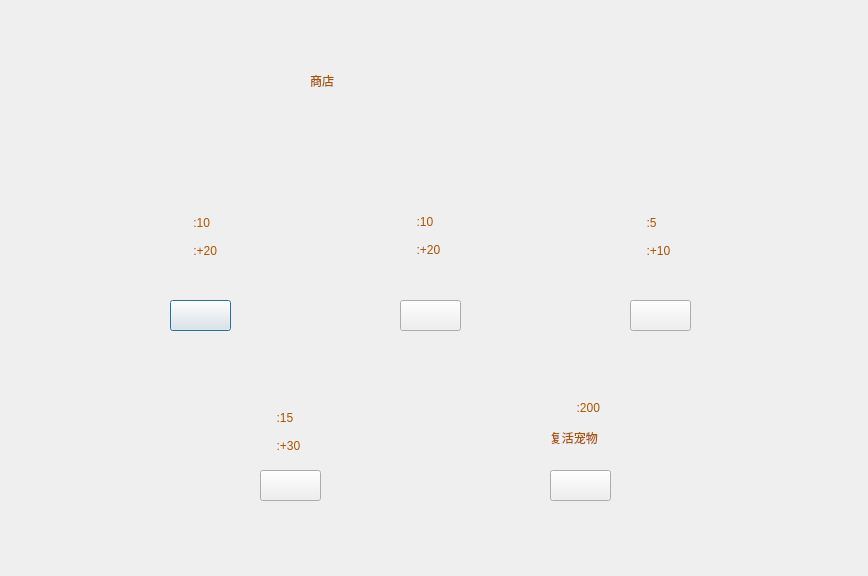
<?xml version="1.0" encoding="UTF-8"?>
<ui version="4.0">
 <class>storeWidget</class>
 <widget class="QDialog" name="storeWidget">
  <property name="geometry">
   <rect>
    <x>0</x>
    <y>0</y>
    <width>868</width>
    <height>576</height>
   </rect>
  </property>
  <property name="minimumSize">
   <size>
    <width>868</width>
    <height>576</height>
   </size>
  </property>
  <property name="maximumSize">
   <size>
    <width>868</width>
    <height>576</height>
   </size>
  </property>
  <property name="windowTitle">
   <string>Dialog</string>
  </property>
  <widget class="QPushButton" name="aPushButton">
   <property name="geometry">
    <rect>
     <x>170</x>
     <y>300</y>
     <width>61</width>
     <height>31</height>
    </rect>
   </property>
   <property name="styleSheet">
    <string notr="true">border-image: url(:/store/pay.png);</string>
   </property>
   <property name="text">
    <string/>
   </property>
  </widget>
  <widget class="QPushButton" name="jPushButton">
   <property name="geometry">
    <rect>
     <x>400</x>
     <y>300</y>
     <width>61</width>
     <height>31</height>
    </rect>
   </property>
   <property name="styleSheet">
    <string notr="true">border-image: url(:/store/pay.png);</string>
   </property>
   <property name="text">
    <string/>
   </property>
  </widget>
  <widget class="QPushButton" name="sPushButton">
   <property name="geometry">
    <rect>
     <x>630</x>
     <y>300</y>
     <width>61</width>
     <height>31</height>
    </rect>
   </property>
   <property name="styleSheet">
    <string notr="true">border-image: url(:/store/pay.png);</string>
   </property>
   <property name="text">
    <string/>
   </property>
  </widget>
  <widget class="QPushButton" name="rPushButton">
   <property name="geometry">
    <rect>
     <x>260</x>
     <y>470</y>
     <width>61</width>
     <height>31</height>
    </rect>
   </property>
   <property name="styleSheet">
    <string notr="true">border-image: url(:/store/pay.png);</string>
   </property>
   <property name="text">
    <string/>
   </property>
  </widget>
  <widget class="QPushButton" name="pushButton_5">
   <property name="geometry">
    <rect>
     <x>550</x>
     <y>470</y>
     <width>61</width>
     <height>31</height>
    </rect>
   </property>
   <property name="styleSheet">
    <string notr="true">border-image: url(:/store/pay.png);</string>
   </property>
   <property name="text">
    <string/>
   </property>
  </widget>
  <widget class="QLabel" name="aLabel">
   <property name="geometry">
    <rect>
     <x>170</x>
     <y>60</y>
     <width>61</width>
     <height>241</height>
    </rect>
   </property>
   <property name="styleSheet">
    <string notr="true">image: url(:/store/apple.png);

font: 75 9pt &quot;等线&quot;;

color: rgb(170, 85, 0);</string>
   </property>
   <property name="text">
    <string>







       :10

       :+20</string>
   </property>
  </widget>
  <widget class="QLabel" name="jLabel">
   <property name="geometry">
    <rect>
     <x>380</x>
     <y>60</y>
     <width>101</width>
     <height>211</height>
    </rect>
   </property>
   <property name="styleSheet">
    <string notr="true">image: url(:/store/juice.png);


font: 75 9pt &quot;等线&quot;;

color: rgb(170, 85, 0);</string>
   </property>
   <property name="text">
    <string>









           :10

           :+20</string>
   </property>
  </widget>
  <widget class="QLabel" name="sLabel">
   <property name="geometry">
    <rect>
     <x>600</x>
     <y>80</y>
     <width>121</width>
     <height>201</height>
    </rect>
   </property>
   <property name="styleSheet">
    <string notr="true">image: url(:/store/spunSugar.png);

font: 75 9pt &quot;等线&quot;;

color: rgb(170, 85, 0);</string>
   </property>
   <property name="text">
    <string>







              :5

              :+10</string>
   </property>
  </widget>
  <widget class="QLabel" name="rLabel">
   <property name="geometry">
    <rect>
     <x>240</x>
     <y>280</y>
     <width>91</width>
     <height>191</height>
    </rect>
   </property>
   <property name="styleSheet">
    <string notr="true">image: url(:/store/riceBall.png);
font: 75 9pt &quot;等线&quot;;

color: rgb(170, 85, 0);</string>
   </property>
   <property name="text">
    <string>







           :15

           :+30</string>
   </property>
  </widget>
  <widget class="QLabel" name="pLabel">
   <property name="geometry">
    <rect>
     <x>540</x>
     <y>260</y>
     <width>81</width>
     <height>201</height>
    </rect>
   </property>
   <property name="styleSheet">
    <string notr="true">image: url(:/store/fuHuo.png);
font: 75 9pt &quot;等线&quot;;

color: rgb(170, 85, 0);</string>
   </property>
   <property name="text">
    <string>








           :200

   复活宠物</string>
   </property>
  </widget>
  <widget class="QLabel" name="label_3">
   <property name="geometry">
    <rect>
     <x>160</x>
     <y>215</y>
     <width>41</width>
     <height>21</height>
    </rect>
   </property>
   <property name="styleSheet">
    <string notr="true">image: url(:/petjiemian/jinbi.png);</string>
   </property>
   <property name="text">
    <string/>
   </property>
  </widget>
  <widget class="QLabel" name="label">
   <property name="geometry">
    <rect>
     <x>145</x>
     <y>235</y>
     <width>71</width>
     <height>41</height>
    </rect>
   </property>
   <property name="styleSheet">
    <string notr="true">image: url(:/petjiemian/shiwu.png);</string>
   </property>
   <property name="text">
    <string/>
   </property>
  </widget>
  <widget class="QLabel" name="label_7">
   <property name="geometry">
    <rect>
     <x>390</x>
     <y>215</y>
     <width>31</width>
     <height>21</height>
    </rect>
   </property>
   <property name="styleSheet">
    <string notr="true">image: url(:/petjiemian/jinbi.png);</string>
   </property>
   <property name="text">
    <string/>
   </property>
  </widget>
  <widget class="QLabel" name="label_8">
   <property name="geometry">
    <rect>
     <x>620</x>
     <y>215</y>
     <width>31</width>
     <height>21</height>
    </rect>
   </property>
   <property name="styleSheet">
    <string notr="true">image: url(:/petjiemian/jinbi.png);</string>
   </property>
   <property name="text">
    <string/>
   </property>
  </widget>
  <widget class="QLabel" name="label_9">
   <property name="geometry">
    <rect>
     <x>245</x>
     <y>410</y>
     <width>31</width>
     <height>21</height>
    </rect>
   </property>
   <property name="styleSheet">
    <string notr="true">image: url(:/petjiemian/jinbi.png);</string>
   </property>
   <property name="text">
    <string/>
   </property>
  </widget>
  <widget class="QLabel" name="label_10">
   <property name="geometry">
    <rect>
     <x>545</x>
     <y>405</y>
     <width>31</width>
     <height>21</height>
    </rect>
   </property>
   <property name="styleSheet">
    <string notr="true">image: url(:/petjiemian/jinbi.png);</string>
   </property>
   <property name="text">
    <string/>
   </property>
  </widget>
  <widget class="QLabel" name="label_13">
   <property name="geometry">
    <rect>
     <x>370</x>
     <y>233</y>
     <width>72</width>
     <height>41</height>
    </rect>
   </property>
   <property name="styleSheet">
    <string notr="true">image: url(:/petjiemian/shiwu.png);</string>
   </property>
   <property name="text">
    <string/>
   </property>
  </widget>
  <widget class="QLabel" name="label_14">
   <property name="geometry">
    <rect>
     <x>595</x>
     <y>233</y>
     <width>81</width>
     <height>41</height>
    </rect>
   </property>
   <property name="styleSheet">
    <string notr="true">image: url(:/petjiemian/shiwu.png);</string>
   </property>
   <property name="text">
    <string/>
   </property>
  </widget>
  <widget class="QLabel" name="label_15">
   <property name="geometry">
    <rect>
     <x>220</x>
     <y>425</y>
     <width>81</width>
     <height>41</height>
    </rect>
   </property>
   <property name="styleSheet">
    <string notr="true">image: url(:/petjiemian/shiwu.png);</string>
   </property>
   <property name="text">
    <string/>
   </property>
  </widget>
  <widget class="QLabel" name="label_2">
   <property name="geometry">
    <rect>
     <x>310</x>
     <y>50</y>
     <width>241</width>
     <height>61</height>
    </rect>
   </property>
   <property name="styleSheet">
    <string notr="true">color: rgb(170, 85, 0);
qproperty-alignment:AlignHCenter;

font: 75 28pt &quot;Adobe Arabic&quot;;</string>
   </property>
   <property name="text">
    <string>商店</string>
   </property>
  </widget>
 </widget>
 <resources/>
 <connections/>
</ui>
